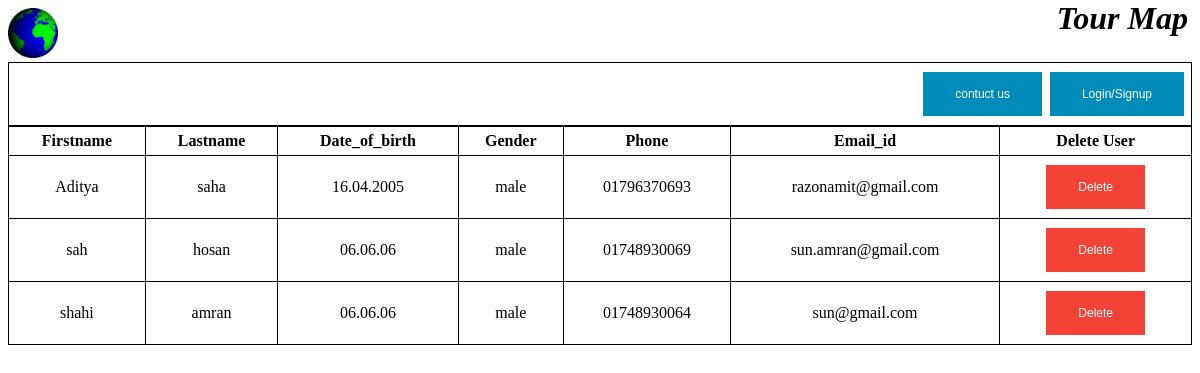
The page /admin_user.php on the database its author committed.
### tables this page shows
CREATE TABLE `user_table` (
  `FirstName` varchar(50) NOT NULL,
  `LastName` varchar(50) NOT NULL,
  `Date_of_birth` varchar(50) NOT NULL,
  `Gender` varchar(50) NOT NULL,
  `Phone` varchar(50) NOT NULL,
  `Email_id` varchar(50) NOT NULL,
  `Photo` varchar(50) NOT NULL,
  `Password` varchar(50) NOT NULL
);

### database.php (called while the page is built, shortened)
<?php
function getJSONFromDB($sql){
	$conn = mysqli_connect("localhost", "root", "","project");
	$result = mysqli_query($conn, $sql)or die(mysqli_error($conn));
	$arr=array();
	while($row = mysqli_fetch_assoc($result)) {
		$arr[]=$row;
	}
	return json_encode($arr);
}
?>

### admin_user.php (the view, shortened to what this page needs)
<?php
			require("database.php");
			$sql="select * from user_table";
			$user=getJSONFromDB($sql);
			$userdata=json_decode($user);
			$totaluser=sizeof($userdata);
?>
<!DOCTYPE html>
<html>
<head>
</head>
<body>
<img src="world.gif" width="50 px" height="50px">
        <i style="position: absolute; top: 0; right: 1%";><font size="6"><b>Tour Map</b></font></i><br>
        <table style="border: 1px solid black ; width:100%";>
            <tr style="border: 1px solid black">
                <td style="text-align:right">
                  <a href="contact.php"><input type="button" class = "button" value="contuct us" onclick="contact()"></a>
                  <input type="button" class = "button" value="<?php  if(isset($_SESSION['login']) &&$_SESSION['login']>0)echo $_SESSION['name']; else echo "Login/Signup"; ?>" name="<?php if(isset($_SESSION['login'])) echo $_SESSION['login'];else echo 0;?>" onclick="login(this)">
                </td>
            </tr>
        </table>
<table style="width:100%">
<tr>
    <th>Firstname</th>
    <th>Lastname</th>
    <th>Date_of_birth</th>
	<th>Gender</th>
    <th>Phone</th>
	<th>Email_id</th>
	<th>Delete User</th>
  </tr>
            <tr>
                 <?php
					for($i=0;$i<$totaluser;$i++){
						$ufname=$userdata[$i]->FirstName;
						$ulname=$userdata[$i]->LastName;
						$udob=$userdata[$i]->Date_of_birth;
						$ugender=$userdata[$i]->Gender;
						$uphone=$userdata[$i]->Phone;
						$uemail=$userdata[$i]->Email_id;
						echo "<tr>";
						  echo "<td>".$ufname."</td>";
						  echo "<td>".$ulname."</td>";
						  echo "<td>".$udob."</td>";
						  echo "<td>".$ugender."</td>";
						  echo "<td>".$uphone."</td>";
						  echo "<td>".$uemail."</td>";
						  echo '<td> <input type="button" class="button button2" value="Delete" name="'.$uemail.'" id="'.$i.'" onclick="userDelete(this)" >';
						  echo "</tr>";
					}
				?>
            </tr>
        </table>
</body>
</html>

### admin_user.php (style rules this page uses)
.button { background-color: #008CBA; border: none; color: white; padding: 15px 32px; text-align: center; text-decoration: none; display: inline-block; font-size: 12px; margin: 4px 2px; cursor: pointer; }
.button2 { background-color: #f44336; }
table, th, td { border: 1px solid black; border-collapse: collapse; }
th, td { padding: 5px; text-align: center; }

### rows shown on the page
user_table: FirstName "Aditya", LastName "saha", Date_of_birth "16.04.2005", Gender "male", Phone "01796370693", Email_id "razonamit@gmail.com"
user_table: FirstName "sah", LastName "hosan", Date_of_birth "06.06.06", Gender "male", Phone "01748930069", Email_id "sun.amran@gmail.com"
user_table: FirstName "shahi", LastName "amran", Date_of_birth "06.06.06", Gender "male", Phone "01748930064", Email_id "sun@gmail.com"
